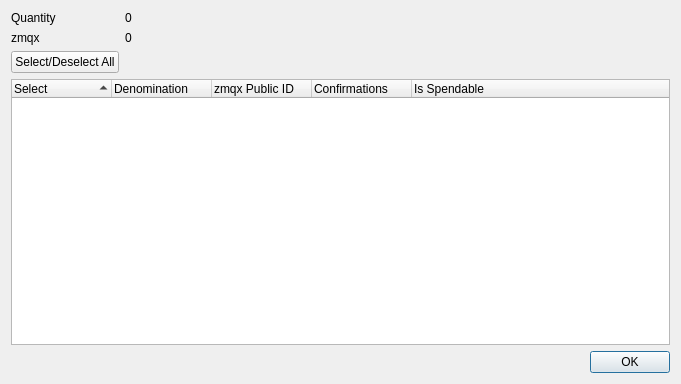
<?xml version="1.0" encoding="UTF-8"?>
<ui version="4.0">
 <class>ZmqxControlDialog</class>
 <widget class="QDialog" name="ZmqxControlDialog">
  <property name="geometry">
   <rect>
    <x>0</x>
    <y>0</y>
    <width>681</width>
    <height>384</height>
   </rect>
  </property>
  <property name="minimumSize">
   <size>
    <width>681</width>
    <height>384</height>
   </size>
  </property>
  <property name="windowTitle">
   <string>Select zmqx to Spend</string>
  </property>
  <layout class="QGridLayout" name="gridLayout">
   <item row="0" column="0">
    <layout class="QFormLayout" name="formLayout">
     <property name="sizeConstraint">
      <enum>QLayout::SetDefaultConstraint</enum>
     </property>
     <item row="0" column="0">
      <widget class="QLabel" name="labelQuantity">
       <property name="text">
        <string>Quantity</string>
       </property>
      </widget>
     </item>
     <item row="0" column="1">
      <widget class="QLabel" name="labelQuantity_int">
       <property name="text">
        <string>0</string>
       </property>
      </widget>
     </item>
     <item row="1" column="0">
      <widget class="QLabel" name="labelZmqx">
       <property name="text">
        <string>zmqx</string>
       </property>
      </widget>
     </item>
     <item row="1" column="1">
      <widget class="QLabel" name="labelZmqx_int">
       <property name="text">
        <string>0</string>
       </property>
      </widget>
     </item>
     <item row="2" column="0">
      <widget class="QPushButton" name="pushButtonAll">
       <property name="text">
        <string>Select/Deselect All</string>
       </property>
      </widget>
     </item>
    </layout>
   </item>
   <item row="1" column="0">
    <layout class="QVBoxLayout" name="verticalLayout">
     <item>
      <widget class="QTreeWidget" name="treeWidget">
       <property name="minimumSize">
        <size>
         <width>0</width>
         <height>250</height>
        </size>
       </property>
       <property name="alternatingRowColors">
        <bool>true</bool>
       </property>
       <property name="sortingEnabled">
        <bool>true</bool>
       </property>
       <property name="columnCount">
        <number>5</number>
       </property>
       <attribute name="headerDefaultSectionSize">
        <number>100</number>
       </attribute>
       <column>
        <property name="text">
         <string notr="true">Select</string>
        </property>
       </column>
       <column>
        <property name="text">
         <string notr="true">Denomination</string>
        </property>
       </column>
       <column>
        <property name="text">
         <string notr="true">zmqx Public ID</string>
        </property>
       </column>
       <column>
        <property name="text">
         <string notr="true">Confirmations</string>
        </property>
       </column>
       <column>
        <property name="text">
         <string>Is Spendable</string>
        </property>
       </column>
      </widget>
     </item>
     <item>
      <widget class="QDialogButtonBox" name="buttonBox">
       <property name="orientation">
        <enum>Qt::Horizontal</enum>
       </property>
       <property name="standardButtons">
        <set>QDialogButtonBox::Ok</set>
       </property>
      </widget>
     </item>
    </layout>
   </item>
  </layout>
 </widget>
 <resources/>
 <connections>
  <connection>
   <sender>buttonBox</sender>
   <signal>accepted()</signal>
   <receiver>ZmqxControlDialog</receiver>
   <slot>accept()</slot>
   <hints>
    <hint type="sourcelabel">
     <x>248</x>
     <y>254</y>
    </hint>
    <hint type="destinationlabel">
     <x>157</x>
     <y>274</y>
    </hint>
   </hints>
  </connection>
  <connection>
   <sender>buttonBox</sender>
   <signal>rejected()</signal>
   <receiver>ZmqxControlDialog</receiver>
   <slot>reject()</slot>
   <hints>
    <hint type="sourcelabel">
     <x>316</x>
     <y>260</y>
    </hint>
    <hint type="destinationlabel">
     <x>286</x>
     <y>274</y>
    </hint>
   </hints>
  </connection>
 </connections>
</ui>
